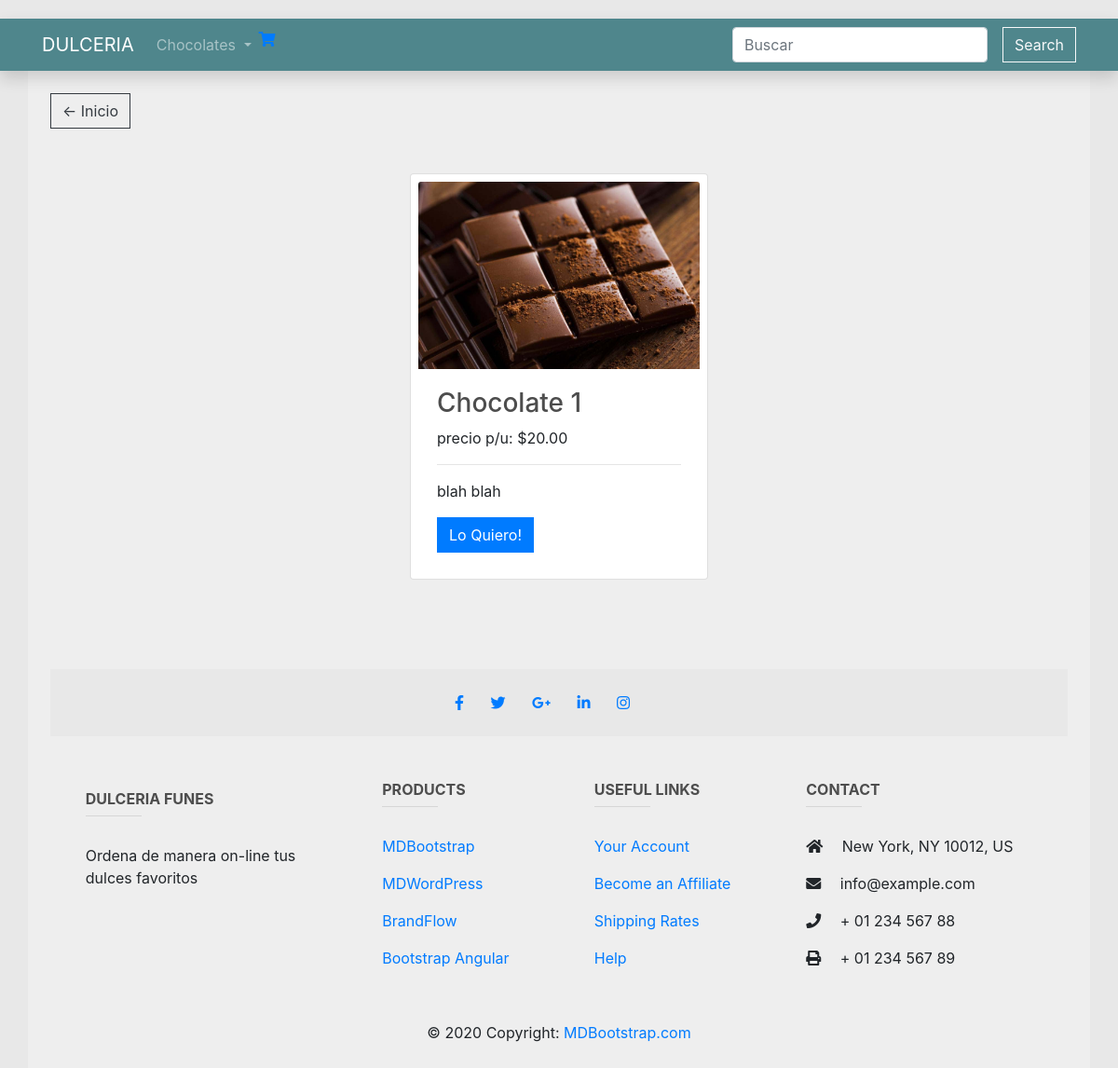
/product/1/, run on an earlier commit of the app's database.
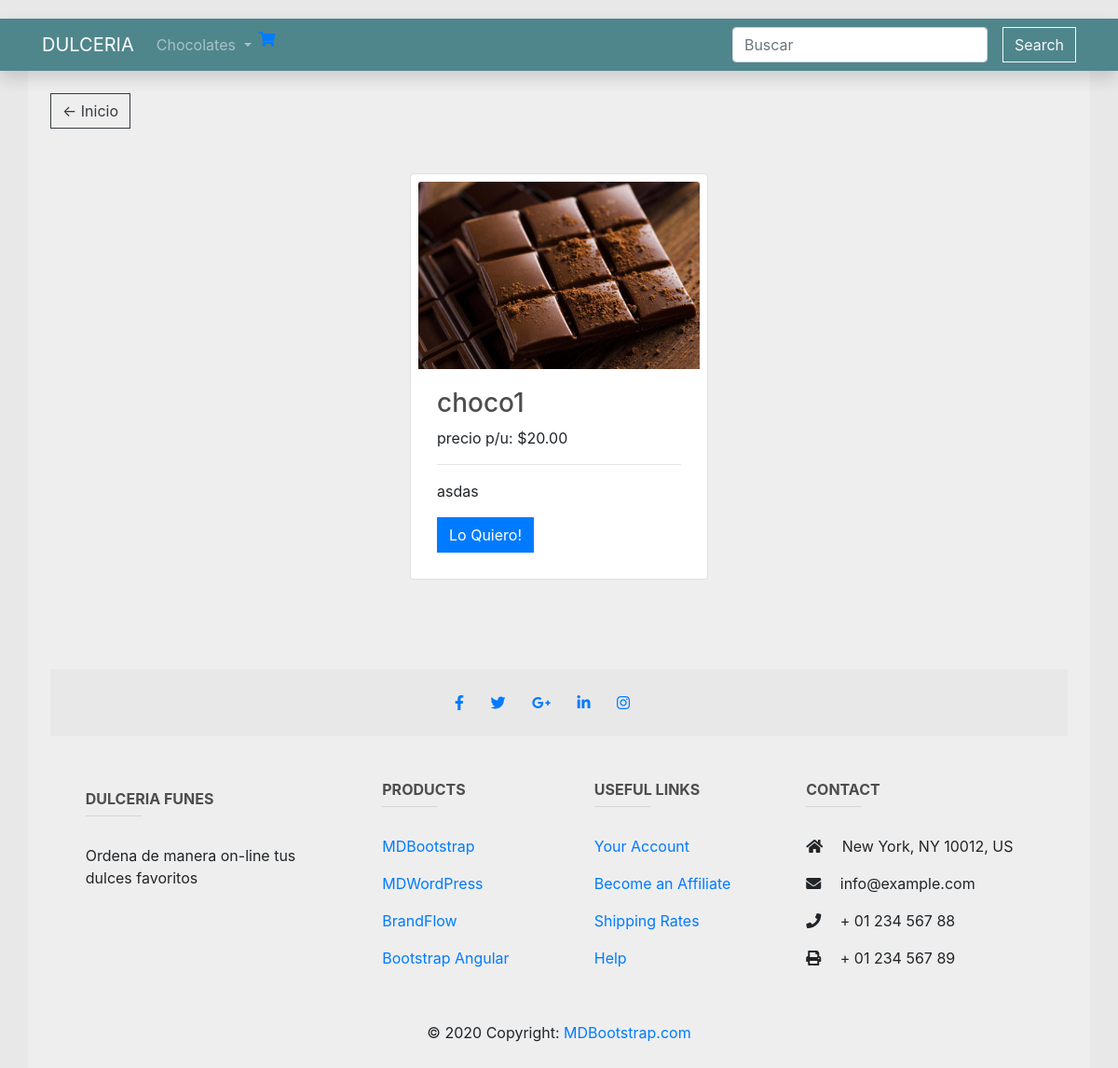
And on a later commit of the database.
### inventario_app/models.py (models this page shows, shortened)
class Product(models.Model):
    name = models.CharField(max_length=50, verbose_name="nombre")
    price = models.DecimalField(max_digits = 5, decimal_places= 2, verbose_name="precio")
    description = models.TextField(max_length=100, verbose_name="descripcion")
    timestamp = models.DateTimeField(default=timezone.now,blank=True, null=True)
    image = models.ImageField(default='chocolate.jpg',blank=True, null=True, verbose_name='imagen')
    category = models.ManyToManyField("Category", verbose_name='categoria', blank=True)
    views = models.IntegerField(default = 0, null=True, blank=True)

### inventario_app/views.py (the view)
# urls.py: path('product/<id>/', views.detail, name='detail'),
def detail(request, id):
    qs = get_object_or_404(Product, id=id)
    context = {'product': qs}
    return render(request, 'inventario_app/detail_view.html', context)

### inventario_app/templates/inventario_app/detail_view.html (shortened to what this page needs)
{% extends 'inventario_app/base.html' %}
{% block body%}
<a  class="btn btn-outline-dark" href="{% url 'index' %}">&#x2190; Inicio</a>
<div class="card mt-5 mb-5 mx-auto p-2" style="width: 20rem;">
    <img class="card-img-top" src="{{product.image.url}}" alt="Card image cap">
    <div class="card-body">
        <h3>{{product.name}}</h3>
        <p>precio p/u: ${{product.price}}</p>
         <hr>
      <p class="card-text">{{product.description}}</p>
      <a href="{% url 'add-to-cart' id=product.id%}" class="btn btn-primary" method='POST'>Lo Quiero!</a>
    </div>
  </div>
{% endblock %}

What changed in the data, as far as the page shows it:
changed Product: name "Chocolate 1" → "choco1"; description "blah blah" → "asdas"
